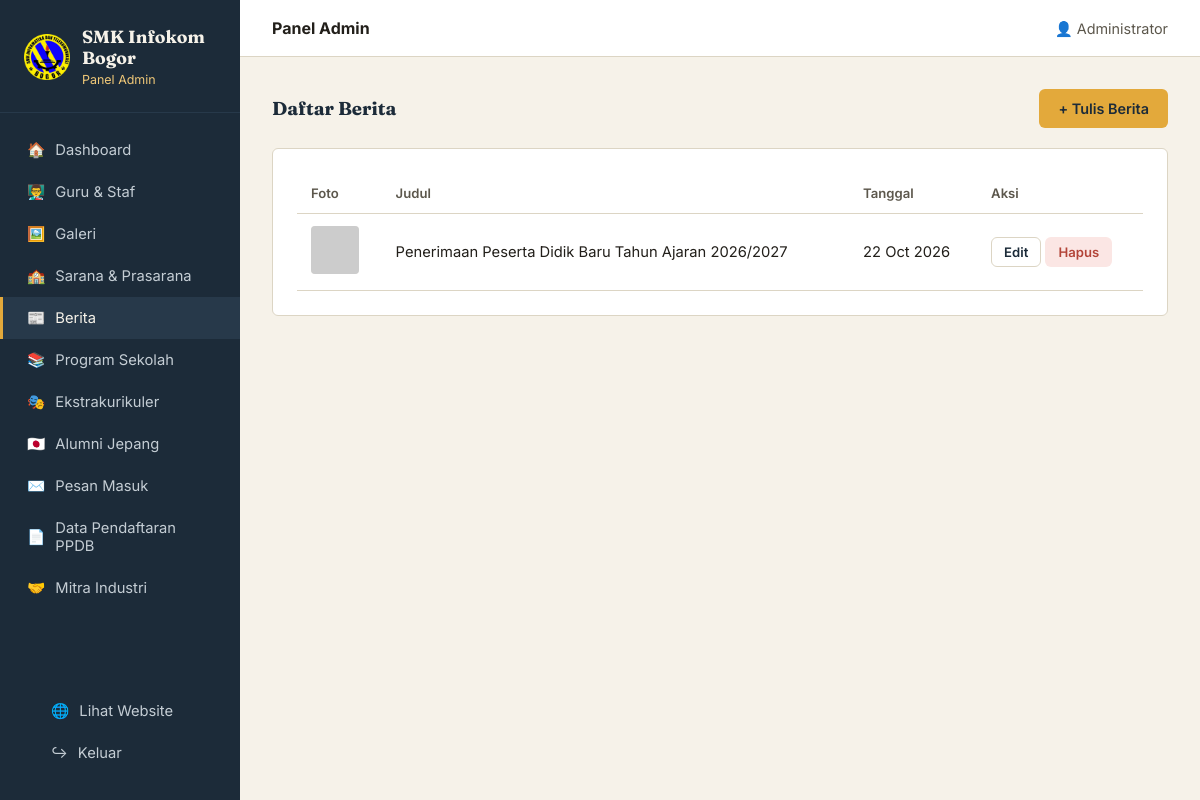
/admin/berita.php (signed in), run on the app's committed database.
### tables this page shows
CREATE TABLE berita (
    id INT AUTO_INCREMENT PRIMARY KEY,
    judul VARCHAR(200) NOT NULL,
    slug VARCHAR(220) NOT NULL UNIQUE,
    ringkasan VARCHAR(255) DEFAULT NULL,
    isi TEXT NOT NULL,
    foto VARCHAR(255) DEFAULT NULL,
    penulis VARCHAR(100) DEFAULT 'Admin',
    tanggal TIMESTAMP DEFAULT CURRENT_TIMESTAMP
);

### admin/berita.php (the view, shortened to what this page needs)
<?php
require_once __DIR__ . '/auth.php';
$daftarBerita = $koneksi->query("SELECT * FROM berita ORDER BY tanggal DESC")->fetchAll();
require_once __DIR__ . '/includes/layout_atas.php';
?>
<div class="baris-header-panel">
  <h3 style="margin:0;">Daftar Berita</h3>
  <a href="berita_tambah.php" class="tombol">+ Tulis Berita</a>
</div>
<div class="kartu-panel">
  <?php if ($daftarBerita): ?>
  <table class="tabel-admin">
    <thead><tr><th>Foto</th><th>Judul</th><th>Tanggal</th><th>Aksi</th></tr></thead>
    <tbody>
      <?php foreach ($daftarBerita as $b): ?>
      <tr>
        <td><img class="mini-foto" src="<?= $b['foto'] ? '../uploads/berita/'.htmlspecialchars($b['foto']) : 'https://placehold.co/48x48/EDE6D6/1C2B39?text=B' ?>" alt=""></td>
        <td><?= htmlspecialchars($b['judul']) ?></td>
        <td><?= date('d M Y', strtotime($b['tanggal'])) ?></td>
        <td>
          <a class="tombol tombol-garis tombol-kecil" href="berita_edit.php?id=<?= $b['id'] ?>">Edit</a>
          <a class="tombol tombol-bahaya tombol-kecil konfirmasi-hapus" href="berita_hapus.php?id=<?= $b['id'] ?>">Hapus</a>
        </td>
      </tr>
      <?php endforeach; ?>
    </tbody>
  </table>
  <?php else: ?>
    <p style="color:var(--teks-muda);">Belum ada berita. Klik "Tulis Berita" untuk membuat yang pertama.</p>
  <?php endif; ?>
</div>
<?php require_once __DIR__ . '/includes/layout_bawah.php'; ?>

### admin/assets/css/admin.css (style rules this page uses)
:root { --kertas: #F6F2E9; --papan: #1C2B39; --papan-terang: #27394A; --kapur: #E3A93B; --kapur-terang: #F0C878; --teks: #221F1A; --teks-muda: #5C574C; --garis: #DCD5C4; --putih: #FFFFFF; --merah: #B34438; --hijau: #2E7D4F; --font-judul: "Fraunces", Georgia, serif; --font-teks: "Inter", -apple-system, BlinkMacSystemFont, sans-serif; --radius: 6px; }
* { box-sizing: border-box; }
body { margin: 0; background: var(--kertas); font-family: var(--font-teks); color: var(--teks); }
h1, h2, h3 { font-family: var(--font-judul); color: var(--papan); margin: 0 0 0.4em; }
a { text-decoration: none; color: inherit; }
.kartu-panel { background: var(--putih); border: 1px solid var(--garis); border-radius: var(--radius); padding: 24px; margin-bottom: 24px; }
table.tabel-admin { width: 100%; border-collapse: collapse; font-size: 0.92rem; }
table.tabel-admin th, table.tabel-admin td { text-align: left; padding: 12px 14px; border-bottom: 1px solid var(--garis); vertical-align: middle; }
table.tabel-admin th { color: var(--teks-muda); font-weight: 600; font-size: 0.82rem; text-transform: none; }
table.tabel-admin img.mini-foto { width: 48px; height: 48px; object-fit: cover; border-radius: 4px; background: var(--kertas); }
.tombol { display: inline-flex; align-items: center; gap: 6px; padding: 10px 18px; border-radius: var(--radius); font-size: 0.9rem; font-weight: 600; border: 1px solid transparent; cursor: pointer; background: var(--kapur); color: var(--papan); }
.tombol-kecil { padding: 6px 12px; font-size: 0.82rem; }
.tombol-bahaya { background: #FBE6E4; color: var(--merah); }
.tombol-garis { background: transparent; border-color: var(--garis); color: var(--papan); }
.baris-header-panel { display: flex; justify-content: space-between; align-items: center; margin-bottom: 20px; flex-wrap: wrap; gap: 12px; }

### data on the page
berita: judul "Penerimaan Peserta Didik Baru Tahun Ajaran 2026/2027", tanggal "22 Oct 2026"

### other printed values
$namaAdmin "Administrator"
